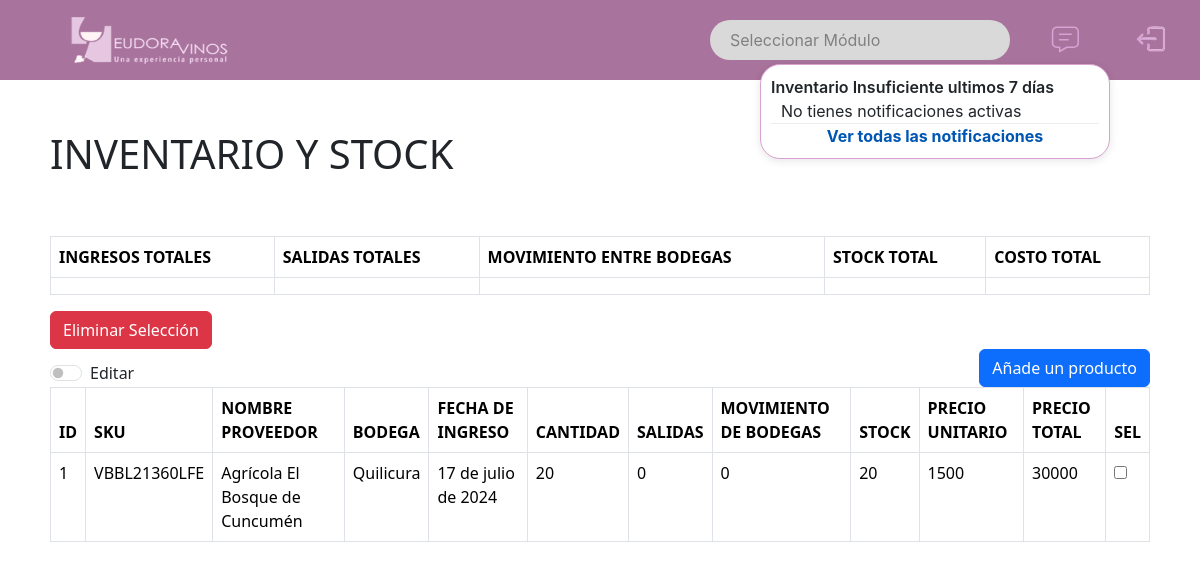
The page /Inventario_Y_Stock/ (signed in) on the database its author committed.
### website/models.py (models this page shows, shortened)
class Inventario_Y_Stock(models.Model):
    id_inventario = models.AutoField(primary_key=True)
    SKU = models.ForeignKey(Producto, on_delete=models.CASCADE) # foreign key
    nombre_prov = models.ForeignKey(Proveedores, on_delete=models.CASCADE) # foreign key
    bodega = models.CharField(max_length=150)
    fecha_de_ingreso = models.DateField()
    cantidad = models.IntegerField() # es el ingreso
    salidas = models.IntegerField()
    mov_bodegas = models.IntegerField()
    stock = models.IntegerField() # stock total
    precio_unitario = models.IntegerField()
    precio_total = models.IntegerField()

class Producto(models.Model):
    SKU = models.CharField(primary_key=True, max_length=50, unique=True)
    tipo_producto = models.CharField(max_length=50)
    cepa= models.CharField(max_length=50, null=True)
    cosecha = models.CharField(max_length=50, null=True)
    nombre_producto = models.CharField(max_length=50, null=True)
    viña= models.CharField(max_length=150, null=True)
    def __str__(self):
        return self.SKU

class Proveedores(models.Model):
    nombre_prov = models.CharField(primary_key=True, unique=True, max_length=50)
    email_empresa = models.EmailField(null=True)
    telefono_empresa = models.IntegerField(null=True)
    def __str__(self):
        return self.nombre_prov

### website/views.py (the view)
# urls.py: path('Inventario_Y_Stock/', views.inventario_Y_Stock, name='Inventario_Y_Stock'), #muestra
@login_required
def inventario_Y_Stock(request):
    inventario_Y_stocks = Inventario_Y_Stock.objects.all()
    return render(request, 'Inventario_Y_Stock.html', {'inventario_Y_stocks': inventario_Y_stocks})

### website/context_processors.py (called while the page is built)
def notificaciones(request):
    fecha_limite = datetime.now().date() - timedelta(days=7)
    notificaciones_activas = Alerta_stock.objects.filter(fecha_alerta__gte=fecha_limite)
    return {'notificaciones_activas': notificaciones_activas}

### website/templates/Inventario_Y_Stock.html (shortened to what this page needs)
{% load static %}
{% include "base.html" %}
{% block content %}
    <div id="tablas-css">
        <link type="text/css" href='{% static "css/tablas.css" %}' rel="stylesheet"/>
        <div id="titulo-modelo">
            <h1>INVENTARIO Y STOCK</h1>
        </div>
        <div>
            <table id="totals-table" class="table table-bordered table-hover">
                <thead>
                    <tr>
                        <th>INGRESOS TOTALES</th>
                        <th>SALIDAS TOTALES</th>
                        <th>MOVIMIENTO ENTRE BODEGAS</th>
                        <th>STOCK TOTAL</th>
                        <th>COSTO TOTAL</th>
                    </tr>
                </thead>
                <tbody>
                    <tr>
                        <td class="ingresos-totales" data-value="{{ ingresos_totales }}">{{ ingresos_totales }}</td>
                        <td class="salidas-totales" data-value="{{ total_salidas }}">{{ total_salidas }}</td>
                        <td class="movimiento-entre-bodegas" data-value="{{ movimiento_entre_bodegas }}">{{ movimiento_entre_bodegas }}</td>
                        <td class="stock-total" data-value="{{ stock_total }}">{{ stock_total }}</td>
                        <td class="costo-total" data-value="{{ costo_total }}">{{ costo_total }}</td>
                    </tr>
                </tbody>
            </table>
        </div>
        <div class="col d-grid gap-2 d-md-flex">
            <button id="eliminar-seleccion" type="button" class="btn btn-danger">Eliminar Selección</button>
        </div>
        <div class="a">
            <div class="row align-items-end">
                <div class="col">
                    <div id="ediciones">
                        <div class="form-check form-switch">
                            <input class="form-check-input" type="checkbox" role="switch" id="flexSwitchCheckDefault">
                            <label class="form-check-label" for="flexSwitchCheckDefault">Editar</label>
                        </div>
                    </div>
                </div>
                <div class="col d-grid gap-2 d-md-flex justify-content-md-end">
                    <button type="button" class="btn btn-primary" data-bs-toggle="modal" data-bs-target="#addnewproducto">
                        Añade un producto
                    </button>
                </div>
            </div>
        </div>
        <table id="table" summary="tabla Inventario stock" class="table table-bordered table-hover dt-responsive">
            <thead>
            <tr class="listado">
                <th> ID </th>
                <th> SKU </th>
                <th> NOMBRE PROVEEDOR </th>
                <th> BODEGA </th>
                <th> FECHA DE INGRESO</th>
                <th> CANTIDAD</th>
                <th> SALIDAS </th>
                <th> MOVIMIENTO DE BODEGAS </th>
                <th> STOCK </th>
                <th> PRECIO UNITARIO </th>
                <th> PRECIO TOTAL </th>
                <th> SEL </th>
            </tr>
            </thead>
            <tbody>
                {% for inventario_Y_stock in inventario_Y_stocks %}
                <tr class="listado">
                    <td>{{ inventario_Y_stock.id_inventario }}</td>
                    <td>{{ inventario_Y_stock.SKU }}</td>
                    <td>{{ inventario_Y_stock.nombre_prov }}</td>
                    <td class="editable" data-id_inventario="{{ inventario_Y_stock.id_inventario }}" data-type="bodega">{{ inventario_Y_stock.bodega }}</td>
                    <td class="editable" data-id_inventario="{{ inventario_Y_stock.id_inventario }}" data-type="fecha_de_ingreso">{{ inventario_Y_stock.fecha_de_ingreso }}</td>
                    <td class="editable" data-id_inventario="{{ inventario_Y_stock.id_inventario }}" data-type="cantidad">{{ inventario_Y_stock.cantidad }}</td>
                    <td class="editable" data-id_inventario="{{ inventario_Y_stock.id_inventario }}" data-type="salidas">{{ inventario_Y_stock.salidas }}</td>
                    <td class="editable" data-id_inventario="{{ inventario_Y_stock.id_inventario }}" data-type="mov_bodega">{{ inventario_Y_stock.mov_bodegas }}</td>
                    <td data-id_inventario="{{ inventario_Y_stock.id_inventario }}" data-type="stock">{{ inventario_Y_stock.stock }}</td>
                    <td class="editable" data-id_inventario="{{ inventario_Y_stock.id_inventario }}" data-type="precio_unitario">{{ inventario_Y_stock.precio_unitario }}</td>
                    <td data-id_inventario="{{ inventario_Y_stock.id_inventario }}" data-type="precio_total">{{ inventario_Y_stock.precio_total }}</td>
                    <td>
                        <input type="checkbox" data-id_inventario="{{ inventario_Y_stock.id_inventario }}" name="seleccionar" id="seleccionar">
                    </td>
                </tr>
                {% endfor %}
            </tbody>
        </table>
    </div>
{% endblock %}

### website/static/css/tablas.css (style rules this page uses)
body { font-size: 140%; }
table { color: red; }
#tablas-css { padding: 50px; font-size: medium; font-weight: 100; }
#titulo-modelo { display: flex; flex-direction: row; padding-bottom: 50px; }

### rows shown on the page
Inventario_Y_Stock: id_inventario "1", SKU "VBBL21360LFE", nombre_prov "Agrícola El Bosque de Cuncumén", bodega "Quilicura", fecha_de_ingreso "17 de julio de 2024", cantidad "20", salidas "0", mov_bodegas "0", stock "20", precio_unitario "1500", precio_total "30000"
